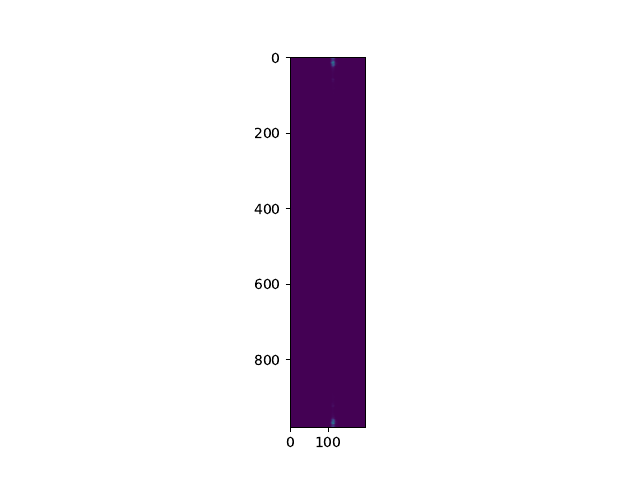

The script that saved this image:
import scipy
import numpy as np
import matplotlib.pyplot as plt

def main():
    signal_file = scipy.io.wavfile.read("ex6.wav")
    signal = signal_file[1]
    N = len(signal)

    group_size = int(0.01 * N)
    
    i = 0
    j = group_size

    group = signal[i:j]
    fft = np.fft.fft(group)
    values = abs(fft)

    spectogram = np.array(values)
    spectogram = spectogram[:, np.newaxis]

    while j <= N:
        group = signal[i:j]

        fft = np.fft.fft(group)
        values = abs(fft)

        new_column = np.array(values)
        new_column = new_column[:, np.newaxis]

        spectogram = np.append(spectogram, new_column, axis=1)

        i =  j  - (group_size // 2)
        j = i + group_size

    plt.imshow(spectogram)
    plt.savefig('ex6.png', format='png')  
    plt.savefig('ex6.pdf', format='pdf')
    plt.xlabel("Timp")
    plt.ylabel("Frecventa")
    plt.show()

if __name__ == "__main__":
    main()